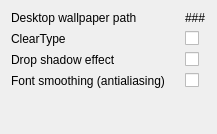
         <widget class="QWidget" name="desktopArea">
          <property name="geometry">
           <rect>
            <x>0</x>
            <y>0</y>
            <width>200</width>
            <height>134</height>
           </rect>
          </property>
          <layout class="QGridLayout" name="gridLayout_3" columnstretch="1,2">
           <property name="horizontalSpacing">
            <number>20</number>
           </property>
           <item row="0" column="1">
            <widget class="QWidget" name="widget_5" native="true">
             <layout class="QVBoxLayout" name="verticalLayout_6">
              <property name="spacing">
               <number>0</number>
              </property>
              <property name="leftMargin">
               <number>0</number>
              </property>
              <property name="topMargin">
               <number>0</number>
              </property>
              <property name="rightMargin">
               <number>0</number>
              </property>
              <property name="bottomMargin">
               <number>0</number>
              </property>
              <item>
               <widget class="QLabel" name="wallpaperPath">
                <property name="cursor">
                 <cursorShape>IBeamCursor</cursorShape>
                </property>
                <property name="text">
                 <string>###</string>
                </property>
                <property name="textFormat">
                 <enum>Qt::PlainText</enum>
                </property>
                <property name="wordWrap">
                 <bool>true</bool>
                </property>
                <property name="textInteractionFlags">
                 <set>Qt::LinksAccessibleByKeyboard|Qt::LinksAccessibleByMouse|Qt::TextBrowserInteraction|Qt::TextSelectableByKeyboard|Qt::TextSelectableByMouse</set>
                </property>
               </widget>
              </item>
             </layout>
            </widget>
           </item>
           <item row="3" column="0">
            <widget class="QLabel" name="fontSmoothingLabel">
             <property name="text">
              <string>Font smoothing (antialiasing)</string>
             </property>
            </widget>
           </item>
           <item row="3" column="1">
            <widget class="QCheckBox" name="fontSmoothing">
             <property name="text">
              <string/>
             </property>
            </widget>
           </item>
           <item row="2" column="0">
            <widget class="QLabel" name="dropShadowLabel">
             <property name="text">
              <string>Drop shadow effect</string>
             </property>
            </widget>
           </item>
           <item row="0" column="0">
            <widget class="QLabel" name="wallpaperPathLabel">
             <property name="text">
              <string>Desktop wallpaper path</string>
             </property>
            </widget>
           </item>
           <item row="1" column="0">
            <widget class="QLabel" name="clearTypeLabel">
             <property name="text">
              <string>ClearType</string>
             </property>
            </widget>
           </item>
           <item row="2" column="1">
            <widget class="QCheckBox" name="dropShadow">
             <property name="text">
              <string/>
             </property>
            </widget>
           </item>
           <item row="1" column="1">
            <widget class="QCheckBox" name="clearType">
             <property name="text">
              <string/>
             </property>
            </widget>
           </item>
           <item row="4" column="0">
            <spacer name="verticalSpacer_2">
             <property name="orientation">
              <enum>Qt::Vertical</enum>
             </property>
             <property name="sizeHint" stdset="0">
              <size>
               <width>20</width>
               <height>40</height>
              </size>
             </property>
            </spacer>
           </item>
          </layout>
         </widget>
